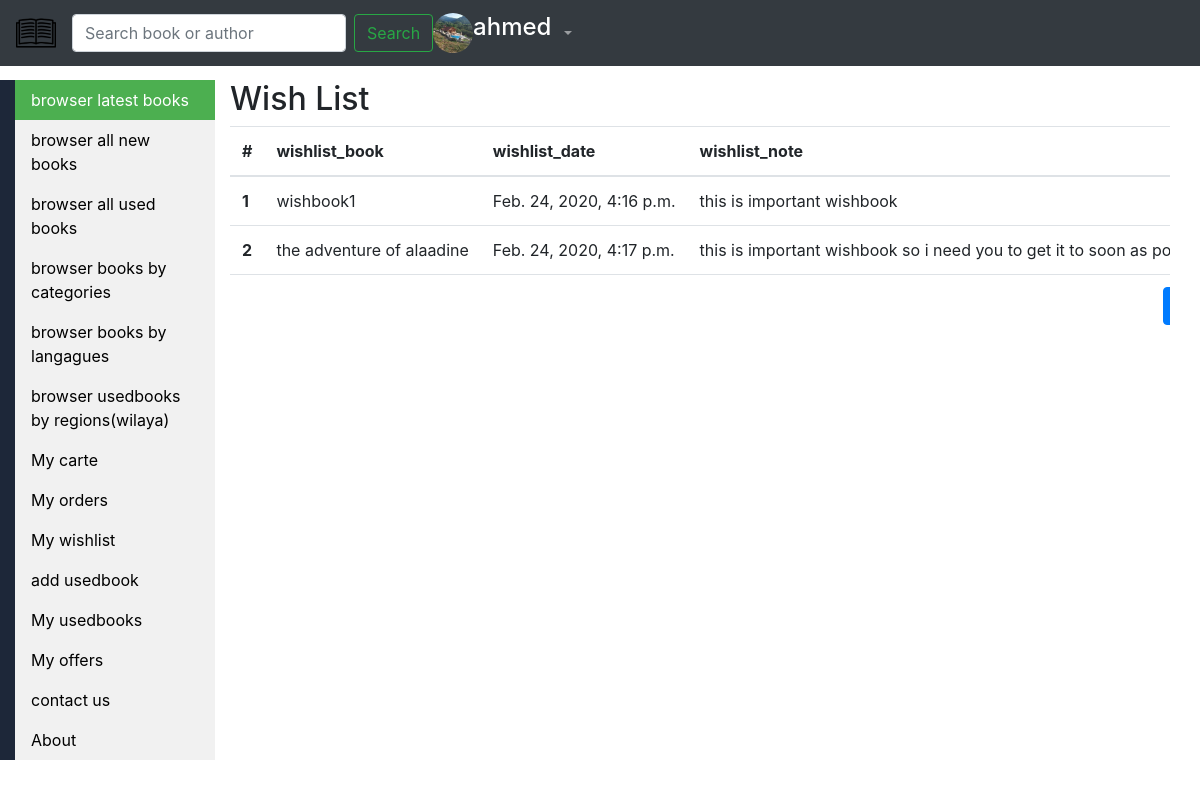
The page /wishlist/ahmed/ (signed in) on the database its author committed.
### users/models.py (models this page shows, shortened)
class Profile(models.Model):
      user = models.OneToOneField(User, on_delete=models.CASCADE)
      image = models.ImageField(default='default.jpg', upload_to='profile_pics')
      type = models.CharField(max_length = 100 , default = "client")

### store/models.py (models this page shows)
class Wishlist(models.Model):
      wishlist_book = models.CharField(max_length=100)
      wishlist_date = models.DateTimeField(default=timezone.now)
      wishlist_user = models.ForeignKey(User, on_delete=models.CASCADE)
      wishlist_note = models.CharField(max_length=200)
      wishlist_emailme = models.BooleanField(verbose_name="email me whene the book is available")
      def __str__(self):
          return str(self.pk)

### store/views.py (the view)
# urls.py: path('wishlist/<str:username>/',views.Wishlistuser,name='wishlistuser'),
@login_required
def Wishlistuser(request,username):
    print(username)
    useroff = User.objects.filter(username=username).first()
    wishlists = Wishlist.objects.filter(wishlist_user=useroff)
    print(wishlists)
    return render(request, "store/wishlist.html",{"wishlists":wishlists})

### store/templates/store/wishlist.html (shortened to what this page needs)
{%extends "store/base.html"%}
{% block content%}
<main>
  <div class="container">
  <div class="table-responsive text-nowrap">
  <h2>Wish List</h2>
  <table class="table">
      <thead>
      <tr>
          <th scope="col">#</th>
          <th scope="col">wishlist_book</th>
          <th scope="col">wishlist_date</th>
          <th scope="col">wishlist_note</th>
      </tr>
      </thead>
      <tbody>
      {% for wishlist in wishlists %}
      <tr>
          <th scope="row">{{ forloop.counter }}</th>
          <td>{{ wishlist.wishlist_book }}</td>
          <td>{{ wishlist.wishlist_date }}</td>
          <td>{{ wishlist.wishlist_note }}</td>
      </tr>
      {% endfor %}
      <tr>
          <td colspan="5">
          <a class='btn btn-primary float-right' href="{% url 'wishlistadd' %}">Add wishlist book</a>
          </td>
      </tr>
      </tbody>
  </table>
  </div>
  </div>
</main>
{% endblock content%}

### store/templates/store/base.html (shortened to what this page needs)
{% load static %}
<!doctype html>
<html lang="en">
  <head>
    <link rel="stylesheet" href="https://maxcdn.bootstrapcdn.com/bootstrap/4.0.0/css/bootstrap.min.css">
    <link rel="stylesheet" type="text/css" href="{% static "store/main.css"%}">
  </head>
  <body>
    <header class="home-header">
      <nav class="navbar navbar-expand-md navbar-dark fixed-top bg-dark">
        <a class="navbar-brand" href="/"><img src="{% static 'img/logobookstore.png' %}" alt="" class="bookstorelogohome"></a>
        <div class="collapse navbar-collapse" id="navbarCollapse">
          <ul class="navbar-nav mr-auto">
            <form class="form-inline my-2 my-lg-0" action="{% url 'search_book' %}" method="get">
               <input class="form-control mr-sm-2" type="search" placeholder="Search book or author" aria-label="Search" name="search" value="{{ request.POST.search }}">
               <button class="btn btn-outline-success my-2 my-sm-0" type="submit">Search</button>
             </form>
            {%if user.is_authenticated %}
            <img src="{{ user.profile.image.url}}" class="rounded-circle user-home-img">
            <h4 class="usernameuserhomenavbar">{{ user.username }}</h1>
            <li class="nav-item dropdown">
              <a class="nav-link dropdown-toggle" href="#" id="navbarDropdown" role="button" data-toggle="dropdown" aria-haspopup="true" aria-expanded="false">
              </a>
            </li>
            {%endif%}
        </ul>
      </div>
    </nav>
    </header>
    <div class="container-fluid">
        <div class="row">
         <div class="col-md-2 leftcolhome">
           <ul class="ulleftcol">
             <li><a class="active lileftcol" href="/">browser latest books</a></li>
             <li><a class="lileftcol" href="{%url 'newbook-home'%}">browser all new books</a></li>
             <li><a class="lileftcol" href="{%url 'usedbook-home'%}">browser all used books</a></li>
             <li><a class="lileftcol" href="{%url 'categories-home'%}">browser books by categories</a></li>
             <li><a class="lileftcol" href="{%url 'langagueseng-home'%}">browser books by langagues</a></li>
             <li><a class="lileftcol" href="{%url 'regionusedbook-home'%}">browser usedbooks by regions(wilaya)</a></li>
             {%if user.is_authenticated %}
             <li><a class="lileftcol" href="{%url 'mycarte' user %}" >My carte</a></li>
             <li><a class="lileftcol" href="{%url 'myorders' user %}" >My orders</a></li>
             <li><a class="lileftcol" href="{%url 'wishlistuser' user %}" >My wishlist</a></li>
             <li><a class="lileftcol" href="{%url 'createusedbook'%}" >add usedbook</a></li>
             <li><a class="lileftcol" href="{%url 'userusedbooks' user %}" >My usedbooks</a></li>
             <li><a class="lileftcol" href="{%url 'useroffers' user %}" >My offers</a></li>
             {%endif%}
             <li><a class="lileftcol" href="{%url 'contactus'%}">contact us</a></li>
             <li><a class="lileftcol" href="{%url 'store-about'%}" >About</a></li>
           </ul>
           </div>
         <div class="col-md-10">
           {% block content %}{% endblock %}
         </div>
         </div>
    </div>
  </body>
</html>

### store/static/store/main.css (style rules this page uses)
.home-header { padding-bottom: 80px; }
.usernameuserhomenavbar { color: white; }
.bookstorelogohome { width: 40px; height: 40px; }
.user-home-img { width: 40px; height: 40px; }
.leftcolhome { background-color: #1d2739; }
.ulleftcol { list-style-type: none; margin: 0; padding: 0; width: 200px; background-color: #f1f1f1; }
.lileftcol { display: block; color: #000; padding: 8px 16px; text-decoration: none; }
.lileftcol.active { background-color: #4CAF50; color: white; }

### rows shown on the page
Wishlist: wishlist_book "wishbook1", wishlist_date "Feb. 24, 2020, 4:16 p.m.", wishlist_note "this is important wishbook"
Wishlist: wishlist_book "the adventure of alaadine", wishlist_date "Feb. 24, 2020, 4:17 p.m.", wishlist_note "this is important wishbook so i need you to get it to soon as…"

### other values the page prints
{{ user.username }} "ahmed"
